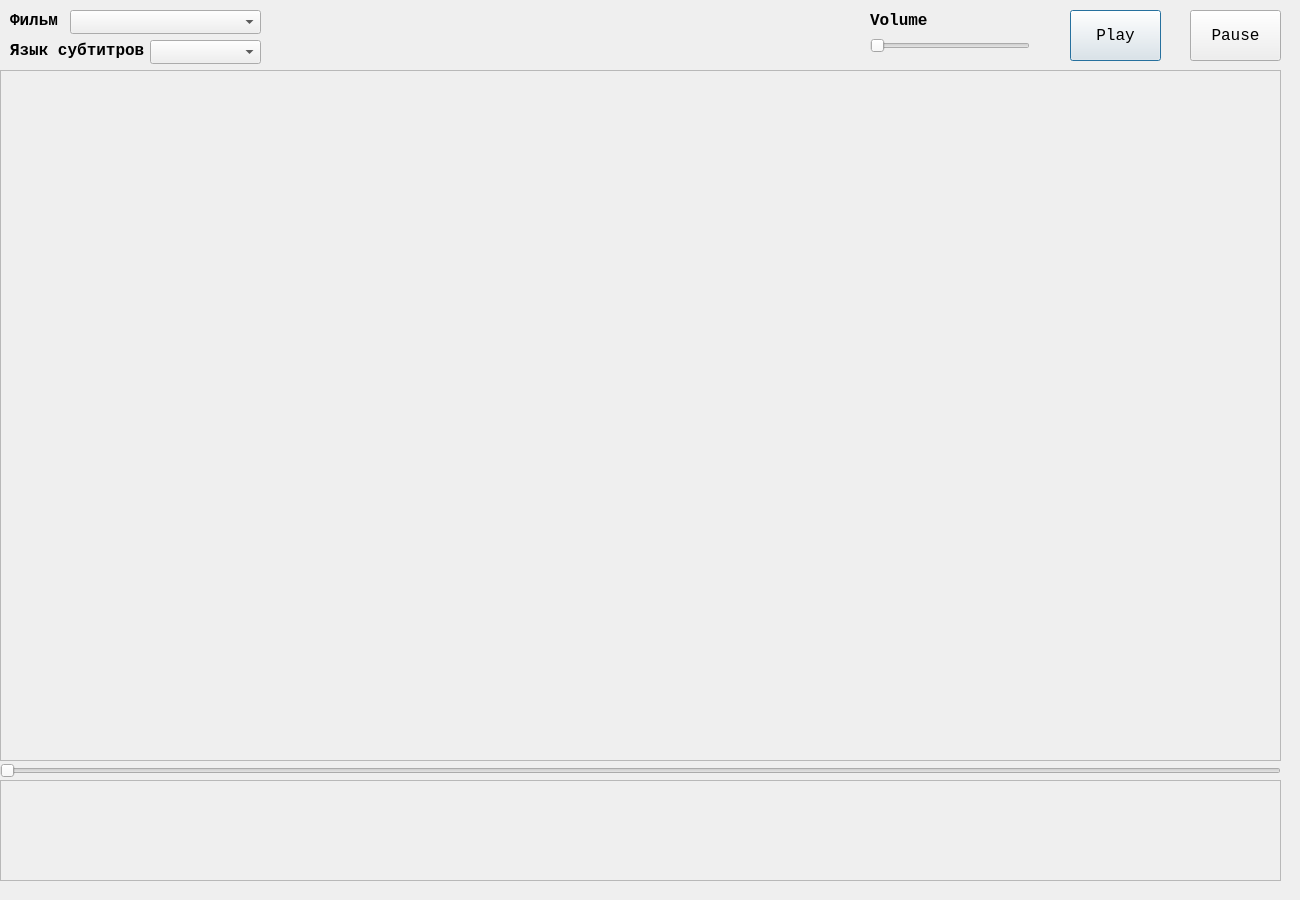
<?xml version="1.0" encoding="UTF-8"?>
<ui version="4.0">
 <class>Dialog</class>
 <widget class="QDialog" name="Dialog">
  <property name="geometry">
   <rect>
    <x>0</x>
    <y>0</y>
    <width>1300</width>
    <height>900</height>
   </rect>
  </property>
  <property name="minimumSize">
   <size>
    <width>1300</width>
    <height>900</height>
   </size>
  </property>
  <property name="maximumSize">
   <size>
    <width>1300</width>
    <height>900</height>
   </size>
  </property>
  <property name="windowTitle">
   <string>Dialog</string>
  </property>
  <widget class="QFrame" name="VideoCanvas">
   <property name="enabled">
    <bool>false</bool>
   </property>
   <property name="geometry">
    <rect>
     <x>0</x>
     <y>70</y>
     <width>1281</width>
     <height>691</height>
    </rect>
   </property>
   <property name="frameShape">
    <enum>QFrame::Shape::StyledPanel</enum>
   </property>
   <property name="frameShadow">
    <enum>QFrame::Shadow::Raised</enum>
   </property>
  </widget>
  <widget class="QLabel" name="FilmLabel">
   <property name="geometry">
    <rect>
     <x>10</x>
     <y>10</y>
     <width>61</width>
     <height>21</height>
    </rect>
   </property>
   <property name="font">
    <font>
     <family>Consolas</family>
     <pointsize>12</pointsize>
     <bold>true</bold>
    </font>
   </property>
   <property name="text">
    <string>Фильм</string>
   </property>
  </widget>
  <widget class="QLabel" name="LanguageLabel">
   <property name="geometry">
    <rect>
     <x>10</x>
     <y>40</y>
     <width>151</width>
     <height>21</height>
    </rect>
   </property>
   <property name="font">
    <font>
     <family>Consolas</family>
     <pointsize>12</pointsize>
     <bold>true</bold>
    </font>
   </property>
   <property name="text">
    <string>Язык субтитров</string>
   </property>
  </widget>
  <widget class="QComboBox" name="FilmComboBox">
   <property name="geometry">
    <rect>
     <x>70</x>
     <y>10</y>
     <width>191</width>
     <height>24</height>
    </rect>
   </property>
   <property name="font">
    <font>
     <family>Consolas</family>
    </font>
   </property>
  </widget>
  <widget class="QComboBox" name="LanguageComboBox">
   <property name="geometry">
    <rect>
     <x>150</x>
     <y>40</y>
     <width>111</width>
     <height>24</height>
    </rect>
   </property>
   <property name="font">
    <font>
     <family>Consolas</family>
    </font>
   </property>
  </widget>
  <widget class="QPushButton" name="PlayPushButton">
   <property name="geometry">
    <rect>
     <x>1070</x>
     <y>10</y>
     <width>91</width>
     <height>51</height>
    </rect>
   </property>
   <property name="font">
    <font>
     <family>Consolas</family>
     <pointsize>12</pointsize>
    </font>
   </property>
   <property name="text">
    <string>Play</string>
   </property>
  </widget>
  <widget class="QPushButton" name="PausePushButton">
   <property name="geometry">
    <rect>
     <x>1190</x>
     <y>10</y>
     <width>91</width>
     <height>51</height>
    </rect>
   </property>
   <property name="font">
    <font>
     <family>Consolas</family>
     <pointsize>12</pointsize>
    </font>
   </property>
   <property name="text">
    <string>Pause</string>
   </property>
  </widget>
  <widget class="QLabel" name="VolumeLabel">
   <property name="geometry">
    <rect>
     <x>870</x>
     <y>10</y>
     <width>61</width>
     <height>20</height>
    </rect>
   </property>
   <property name="font">
    <font>
     <family>Consolas</family>
     <pointsize>12</pointsize>
     <bold>true</bold>
    </font>
   </property>
   <property name="layoutDirection">
    <enum>Qt::LayoutDirection::LeftToRight</enum>
   </property>
   <property name="text">
    <string>Volume</string>
   </property>
  </widget>
  <widget class="QSlider" name="VolumeSlider">
   <property name="geometry">
    <rect>
     <x>870</x>
     <y>30</y>
     <width>160</width>
     <height>31</height>
    </rect>
   </property>
   <property name="orientation">
    <enum>Qt::Orientation::Horizontal</enum>
   </property>
  </widget>
  <widget class="QSlider" name="FilmSlider">
   <property name="geometry">
    <rect>
     <x>0</x>
     <y>750</y>
     <width>1281</width>
     <height>41</height>
    </rect>
   </property>
   <property name="orientation">
    <enum>Qt::Orientation::Horizontal</enum>
   </property>
  </widget>
  <widget class="QFrame" name="SubCanvas">
   <property name="geometry">
    <rect>
     <x>0</x>
     <y>780</y>
     <width>1281</width>
     <height>101</height>
    </rect>
   </property>
   <property name="frameShape">
    <enum>QFrame::Shape::StyledPanel</enum>
   </property>
   <property name="frameShadow">
    <enum>QFrame::Shadow::Raised</enum>
   </property>
  </widget>
 </widget>
 <resources/>
 <connections/>
</ui>
